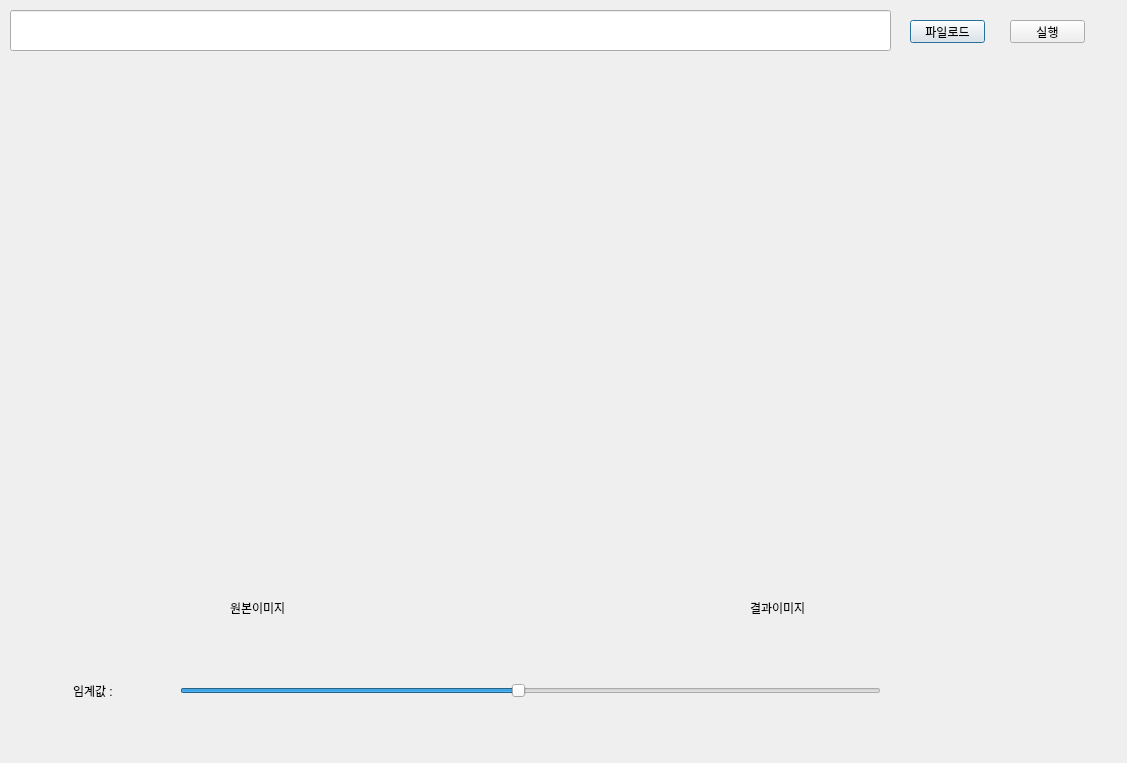
<?xml version="1.0" encoding="UTF-8"?>
<ui version="4.0">
 <class>Dialog</class>
 <widget class="QDialog" name="Dialog">
  <property name="geometry">
   <rect>
    <x>0</x>
    <y>0</y>
    <width>1127</width>
    <height>763</height>
   </rect>
  </property>
  <property name="windowTitle">
   <string>Dialog</string>
  </property>
  <widget class="QPushButton" name="loadBtn">
   <property name="geometry">
    <rect>
     <x>910</x>
     <y>20</y>
     <width>75</width>
     <height>23</height>
    </rect>
   </property>
   <property name="text">
    <string>파일로드</string>
   </property>
  </widget>
  <widget class="QPushButton" name="procBtn">
   <property name="geometry">
    <rect>
     <x>1010</x>
     <y>20</y>
     <width>75</width>
     <height>23</height>
    </rect>
   </property>
   <property name="text">
    <string>실행</string>
   </property>
  </widget>
  <widget class="QLabel" name="imgSrc">
   <property name="geometry">
    <rect>
     <x>10</x>
     <y>120</y>
     <width>500</width>
     <height>460</height>
    </rect>
   </property>
   <property name="text">
    <string/>
   </property>
  </widget>
  <widget class="QLabel" name="imgDst">
   <property name="geometry">
    <rect>
     <x>520</x>
     <y>120</y>
     <width>500</width>
     <height>460</height>
    </rect>
   </property>
   <property name="text">
    <string/>
   </property>
  </widget>
  <widget class="QLineEdit" name="filePath">
   <property name="geometry">
    <rect>
     <x>10</x>
     <y>10</y>
     <width>881</width>
     <height>41</height>
    </rect>
   </property>
  </widget>
  <widget class="QLabel" name="label">
   <property name="geometry">
    <rect>
     <x>230</x>
     <y>600</y>
     <width>191</width>
     <height>16</height>
    </rect>
   </property>
   <property name="text">
    <string>원본이미지</string>
   </property>
  </widget>
  <widget class="QLabel" name="label_2">
   <property name="geometry">
    <rect>
     <x>750</x>
     <y>600</y>
     <width>141</width>
     <height>16</height>
    </rect>
   </property>
   <property name="text">
    <string>결과이미지</string>
   </property>
  </widget>
  <widget class="QSlider" name="hSlider">
   <property name="geometry">
    <rect>
     <x>180</x>
     <y>680</y>
     <width>701</width>
     <height>22</height>
    </rect>
   </property>
   <property name="maximum">
    <number>255</number>
   </property>
   <property name="singleStep">
    <number>1</number>
   </property>
   <property name="value">
    <number>123</number>
   </property>
   <property name="sliderPosition">
    <number>123</number>
   </property>
   <property name="orientation">
    <enum>Qt::Horizontal</enum>
   </property>
  </widget>
  <widget class="QLabel" name="label_threshold">
   <property name="geometry">
    <rect>
     <x>73</x>
     <y>680</y>
     <width>81</width>
     <height>21</height>
    </rect>
   </property>
   <property name="text">
    <string>임계값 :</string>
   </property>
  </widget>
 </widget>
 <resources/>
 <connections/>
</ui>
